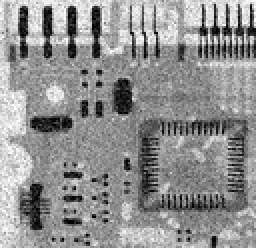
%> input picture PDI - Projeto 6/img/Fig3.37(a).jpg, 128 x 124 px, shrunk from 455 x 440 before the run (shown 2 times larger)
$ octave main.m   (GNU Octave 9; MATLAB toolbox functions it lacks are replaced by stand-ins)
%> lines starting %> are read from the running program, lines starting %| are printed output that depends on the picture
### PDI - Projeto 6/src/imagePad4e.m
%====================================
%Alunos: Lukas Lujan Moreira
%        Thiago Patrick Tavares Costa
%====================================

% A função imagePad4e cria uma imagem com padding de zeros ou de replicas
% de acordo com o modo selecionado.
function g = imagePad4e(f, r, c, padtype)

    [rows, cols] = size(f);       % Obtém o tamanho da imagem original

    nR = rows + 2*r;              % Número de linhas após o padding
    nC = cols + 2*c;              % Número de colunas após o padding

    g = zeros(nR, nC, class(f));  % Padding inicial com zeros

    % Insere a imagem original no centro da imagem com padding
    g(r+1:end-r, c+1:end-c) = f;

    if nargin == 4 && strcmp(padtype, "replicate")
        % Linhas superiores e inferiores replicadas
        g(1:r, c+1:end-c) = repmat(f(1,:), r, 1);           % top
        g(end-r+1:end, c+1:end-c) = repmat(f(end,:), r, 1); % bottom

        % Colunas esquerda e direita replicadas
        g(:, 1:c) = repmat(g(:, c+1), 1, c);              % left
        g(:, end-c+1:end) = repmat(g(:, end-c), 1, c);    % right
    end
end

### PDI - Projeto 6/src/twodSFilter.m
%====================================
%Alunos: Lukas Lujan Moreira
%        Thiago Patrick Tavares Costa
%====================================

% A função twodSFilter aplica um filtro de média em uma imagem
% de entrada f, com um kernel de tamanho w x w.
function g = twodSFilter(f, w)

    % Aqui nós pegamos a metade do tamanho do kernel e caso ele seja
    % um valor quebrado, ele é arredondado para baixo.
    aux = floor(w/2);

    % Chamamos a função imagePad4e para adicionar o padding na imagem
    % com original. O padding selecionado é o de replicação.
    Ipadded = imagePad4e(f, aux, aux, 'replicate');

    % criação do kernel tipo box
    msk = (1/(w*w)) * (ones(w, w));

    % Descobrimos o tamanho da imagem original
    [rows, coluns] = size(f);

    % Criamos uma imagem com o tamanho da imagem com fundo preto.
    g = im2uint8(zeros(rows, coluns));

    % Aqui nós percorremos a imagem original e aplicamos o filtro de
    % mediana.
    for i = 1 : rows
        for j = 1 : coluns
            % Para cada pixel da imagem original, nós pegamos a
            % vizinhança de pixels da imagem com padding e aplicamos a média.
            produto = msk .* double(Ipadded(i : i + w - 1,j : j + w - 1));
            g(i, j) = round(sum(produto, 'all'));
        end
    end
end
%====================================

### PDI - Projeto 6/src/medianSFilter.m
%====================================
%Alunos: Lukas Lujan Moreira
%        Thiago Patrick Tavares Costa
%====================================

% A função medianSFilter aplica um filtro de mediana em uma imagem
function g = medianSFilter(f, w)

    % Aqui nós pegamos a metade do tamanho do kernel e caso ele seja
    % um valor quebrado, ele é arredondado para baixo.
    mid = floor(w/2);

    % Chamamos a função imagePad4e para adicionar o padding na imagem
    % com original. O padding selecionado é o de replicação.
    imgaPadding = imagePad4e(f, mid, mid, 'replicate');

    % Descobrimos o tamanho da imagem original
    [r, c] = size(f);

    % Criamos uma imagem com o tamanho da imagem com fundo preto.
    g = im2uint8(zeros(r, c));

    % Aqui nós percorremos a imagem original e aplicamos o filtro de
    % mediana.
    for i = 1 : r
        for j = 1 : c
            % Para cada pixel da imagem original, nós pegamos a
            % vizinhança de pixels da imagem com padding e aplicamos a mediana
            % em todos os pixels da vizinhança.
            g(i, j) = median(imgaPadding(i : i + w - 1,j : j + w - 1), 'all');
        end
    end
end
%====================================

### PDI - Projeto 6/main.m
%====================================
%Alunos: Lukas Lujan Moreira
%        Thiago Patrick Tavares Costa
%====================================

% Adicionando o caminho para a pasta src
% para que as funções sejam reconhecidas.
addpath('src');

%% Aquisição da imagem original
I = imread('./img/Fig3.37(a).jpg');
%> I is the input picture: size 124x128 uint8; min 0, max 255, mean 144.3

% Mostrando a imagem original
figure; imshow(I); title('imagem original');

%% Filtros de média

% Aplicando filtro de média com kernel 3x3
f = twodSFilter(I, 3);
%> in imagePad4e, `g(:, end-c+1:end) = repmat(g(:, end-c), 1, c);`:
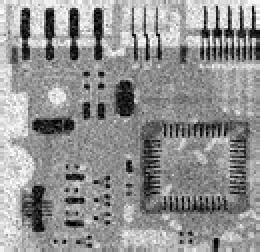
%> g: size 126x130 uint8 (shown 2 times larger); min 0, max 255, mean 145.5

% Salvando a imagem com filtro aplicado
imwrite(f, './results/media/Fig3.37-3x3-media.jpg');

% Mostrando a imagem com filtro aplicado
figure; imshow(f); title('Filtro de média com kernel 3x3');

% Aplicando filtro de média com kernel 11x11
f = twodSFilter(I, 11);

% Salvando a imagem com filtro aplicado
imwrite(f, './results/media/Fig3.37-11x11-media.jpg');

% Mostrando a imagem com filtro aplicado
figure; imshow(f); title('Filtro de média com kernel 11x11');

% Aplicando filtro de média com kernel 21x21
f = twodSFilter(I, 21);
%> call 3 of twodSFilter, with w = 21
%> call 3 of imagePad4e, with r = 10, c = 10, padtype = 'replicate'
%> in imagePad4e (call 3), `g(r+1:end-r, c+1:end-c) = f;`:
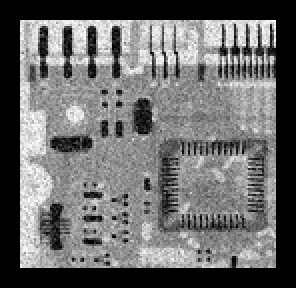
%> g: size 144x148 uint8 (shown 2 times larger); min 0, max 255, mean 107.4
%> in imagePad4e (call 3), `g(:, end-c+1:end) = repmat(g(:, end-c), 1, c);`:
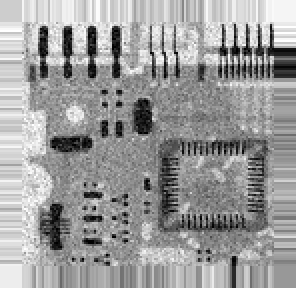
%> g: size 144x148 uint8 (shown 2 times larger); min 0, max 255, mean 155.3
%> after the loop in twodSFilter (call 3), `for i = 1 : rows`:
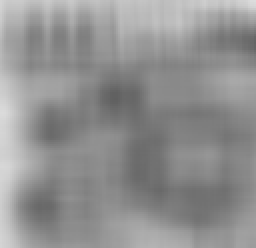
%> g: size 124x128 uint8 (shown 2 times larger); min 96, max 221, mean 145

% Salvando a imagem com filtro aplicado
imwrite(f, './results/media/Fig3.37-21x21-media.jpg');

% Mostrando a imagem com filtro aplicado
figure; imshow(f); title('Filtro de média com kernel 21x21 box');

%% Filtros de mediana

% Aplicando filtro de mediana com kernel 3x3
f = medianSFilter(I, 3);
%> after the loop in medianSFilter, `for i = 1 : r`:
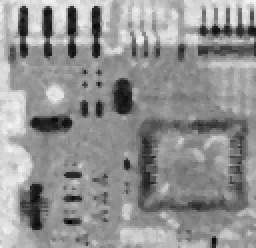
%> g: size 124x128 uint8 (shown 2 times larger); min 1, max 245, mean 145.8

% Salvando a imagem com filtro aplicado
imwrite(f, './results/mediana/Fig3.37-3x3-mediana.jpg');

% Mostrando a imagem com filtro aplicado
figure; imshow(f); title('Filtro de mediana com kernel 3x3');

% Aplicando filtro de mediana com kernel 3x3
f = medianSFilter(I, 11);
%> call 2 of medianSFilter, with w = 11
%> after the loop in medianSFilter (call 2), `for i = 1 : r`:
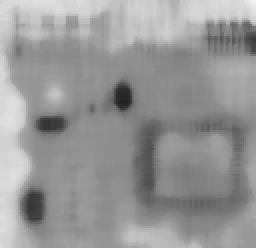
%> g: size 124x128 uint8 (shown 2 times larger); min 35, max 242, mean 151

% Salvando a imagem com filtro aplicado
imwrite(f, './results/mediana/Fig3.37-11x11-mediana.jpg');

% Mostrando a imagem com filtro aplicado
figure; imshow(f); title('Filtro de mediana com kernel 11x11');

% Aplicando filtro de mediana com kernel 3x3
f = medianSFilter(I, 21);
%> call 3 of medianSFilter, with w = 21
%> after the loop in medianSFilter (call 3), `for i = 1 : r`:
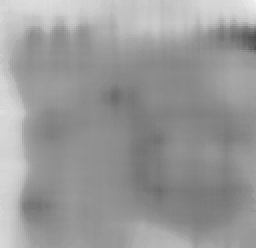
%> g: size 124x128 uint8 (shown 2 times larger); min 79, max 242, mean 153.6

% Salvando a imagem com filtro aplicado
imwrite(f, './results/mediana/Fig3.37-21x21-mediana.jpg');

% Mostrando a imagem com filtro aplicado
figure; imshow(f); title('Filtro de mediana com kernel 21x21');

%====================================
pause; close('all');
%====================================
